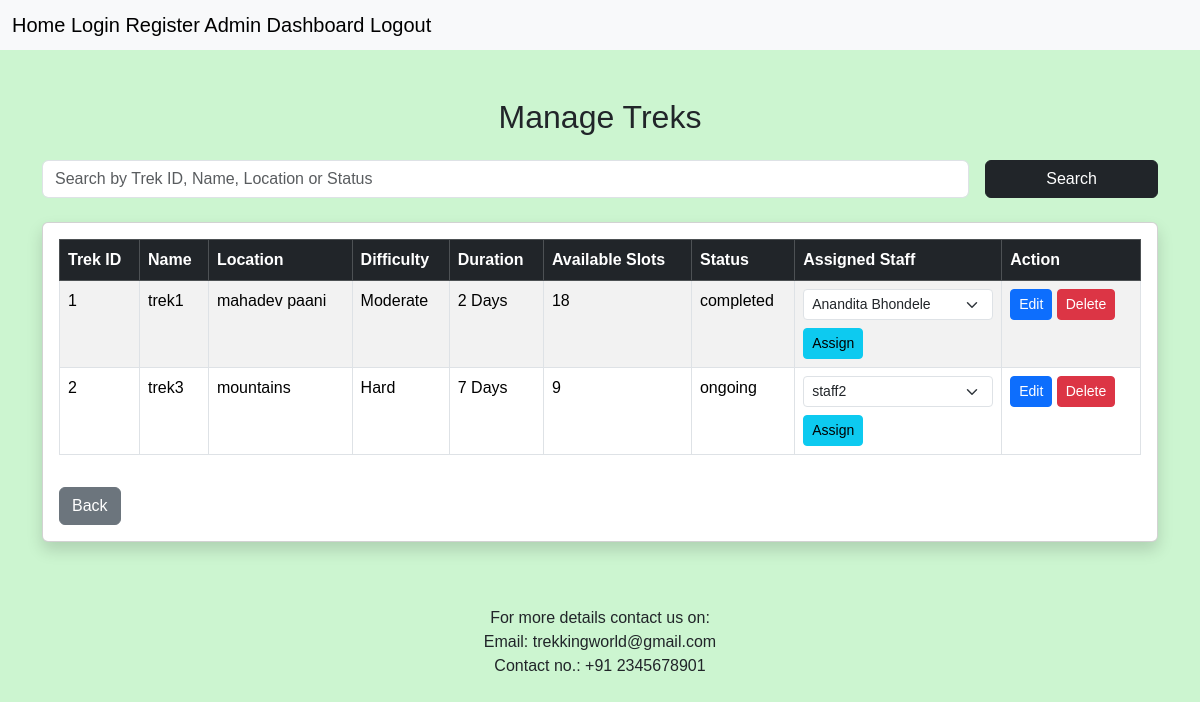
Page /admin/manage-treks (signed in) on the committed database.
### models.py (models this page shows, shortened)
class Trek(db.Model):
    __tablename__ = "treks"
    id = db.Column(db.Integer, primary_key=True)
    name = db.Column(db.String(100), nullable=False)
    location = db.Column(db.String(100), nullable=False)
    difficulty = db.Column(db.String(30), nullable=False)
    duration = db.Column(db.Integer, nullable=False)
    total_slots = db.Column(db.Integer, nullable=False)
    available_slots = db.Column(db.Integer, nullable=False)
    start_date = db.Column(db.Date, nullable=False)
    end_date = db.Column(db.Date, nullable=False)
    description = db.Column(db.Text)
    status = db.Column(db.String(20), default="open")
    assigned_staff_id = db.Column(db.Integer, db.ForeignKey("users.id"))
    staff = db.relationship("User", back_populates="assigned_treks")
    bookings = db.relationship("Booking", back_populates="trek", cascade="all, delete-orphan")

class User(UserMixin, db.Model):
    __tablename__ = "users"
    id = db.Column(db.Integer, primary_key=True)
    name = db.Column(db.String(100), nullable=False)
    age = db.Column(db.Integer, nullable=False)
    email = db.Column(db.String(120), unique=True, nullable=False)
    phone = db.Column(db.String(15), unique=True, nullable=False)
    password = db.Column(db.String(255), nullable=False)
    role = db.Column(db.String(20), nullable=False, default="user")
    status = db.Column(db.String(20), nullable=False, default="approved")
    created_at = db.Column(db.DateTime, default=lambda: datetime.now(timezone.utc))
    assigned_treks = db.relationship("Trek", back_populates="staff")
    bookings = db.relationship("Booking", back_populates="user", cascade="all, delete-orphan")

### routes/admin.py (the view, shortened to what this page needs)
@admin_bp.route("/manage-treks")
@login_required
@admin_required
def manage_treks():
    search = request.args.get("search", "").strip()
    treks_query = Trek.query
    treks = treks_query.all()
    staff_members = User.query.filter_by(role="staff", status="approved").all()
    return render_template(
        "manage_treks.html",
        treks=treks,
        staff_members=staff_members,
        search=search
    )

### app.py (called while the page is built)
def create_app():
    app = Flask(__name__)
    app.config.from_object(Config)
    db.init_app(app)
    login_manager.init_app(app)
    @login_manager.user_loader
    def load_user(user_id):
        return db.session.get(User, int(user_id))
    app.register_blueprint(main_bp)
    app.register_blueprint(auth_bp, url_prefix="/auth")
    app.register_blueprint(admin_bp, url_prefix="/admin")
    app.register_blueprint(staff_bp, url_prefix="/staff")
    app.register_blueprint(user_bp, url_prefix="/user")
    with app.app_context():
        db.create_all()
    return app

### routes/admin.py (called while the page is built)
def admin_required(func):
    @wraps(func)
    def wrapper(*args, **kwargs):
        if not current_user.is_authenticated:
            return redirect(url_for("auth.login"))
        if current_user.role != "admin":
            flash("Admin access required.")
            return redirect(url_for("main.index"))
        return func(*args, **kwargs)
    return wrapper

### templates/manage_treks.html (shortened to what this page needs)
{% extends "base.html" %}
{% block content %}
<div class="container mt-5">
    <h2 class="text-center mb-4">Manage Treks</h2>
    <form method="GET" action="{{ url_for('admin.manage_treks') }}" class="row g-3 mb-4">
        <div class="col-md-10">
            <input
                type="text"
                name="search"
                class="form-control"
                placeholder="Search by Trek ID, Name, Location or Status"
                value="{{ search }}">
        </div>
        <div class="col-md-2">
            <button type="submit" class="btn btn-dark w-100">Search</button>
        </div>
    </form>
    <div class="card shadow">
        <div class="card-body">
            <table class="table table-bordered table-striped">
                <thead class="table-dark">
                    <tr>
                        <th>Trek ID</th>
                        <th>Name</th>
                        <th>Location</th>
                        <th>Difficulty</th>
                        <th>Duration</th>
                        <th>Available Slots</th>
                        <th>Status</th>
                        <th>Assigned Staff</th>
                        <th>Action</th>
                    </tr>
                </thead>
                <tbody>
                    {% for trek in treks %}
                    <tr>
                        <td>{{ trek.id }}</td>
                        <td>{{ trek.name }}</td>
                        <td>{{ trek.location }}</td>
                        <td>{{ trek.difficulty }}</td>
                        <td>{{ trek.duration }} Days</td>
                        <td>{{ trek.available_slots }}</td>
                        <td>{{ trek.status }}</td>
                        <td>
                            <form method="POST" action="{{ url_for('admin.assign_staff', trek_id=trek.id) }}">
                                <select name="staff_id" class="form-select form-select-sm mb-2">
                                    {% for staff in staff_members %}
                                        <option value="{{ staff.id }}" {% if trek.assigned_staff_id == staff.id %}selected{% endif %}>
                                            {{ staff.name }}
                                        </option>
                                    {% endfor %}
                                </select>
                                <button type="submit" class="btn btn-info btn-sm">Assign</button>
                            </form>
                        </td>
                        <td>
                            <a href="{{ url_for('admin.edit_trek', trek_id=trek.id) }}" class="btn btn-primary btn-sm">Edit</a>
                            <a href="{{ url_for('admin.delete_trek', trek_id=trek.id) }}" class="btn btn-danger btn-sm">Delete</a>
                        </td>
                    </tr>
                    {% endfor %}
                </tbody>
            </table>
            <a href="{{ url_for('admin.dashboard') }}" class="btn btn-secondary mt-3">Back</a>
        </div>
    </div>
</div>
{% endblock %}

### static/style.css (style rules this page uses)
body { background-color: rgb(204, 245, 208); font-family: Arial, sans-serif; margin: 0; padding: 0; }
a { color: black; text-decoration: none; }

### rows in the picture
Trek: id "1", name "trek1", location "mahadev paani", difficulty "Moderate", duration "2", available_slots "18", status "completed", staff_id "Anandita Bhondele"
Trek: id "2", name "trek3", location "mountains", difficulty "Hard", duration "7", available_slots "9", status "ongoing", staff_id "staff2"
